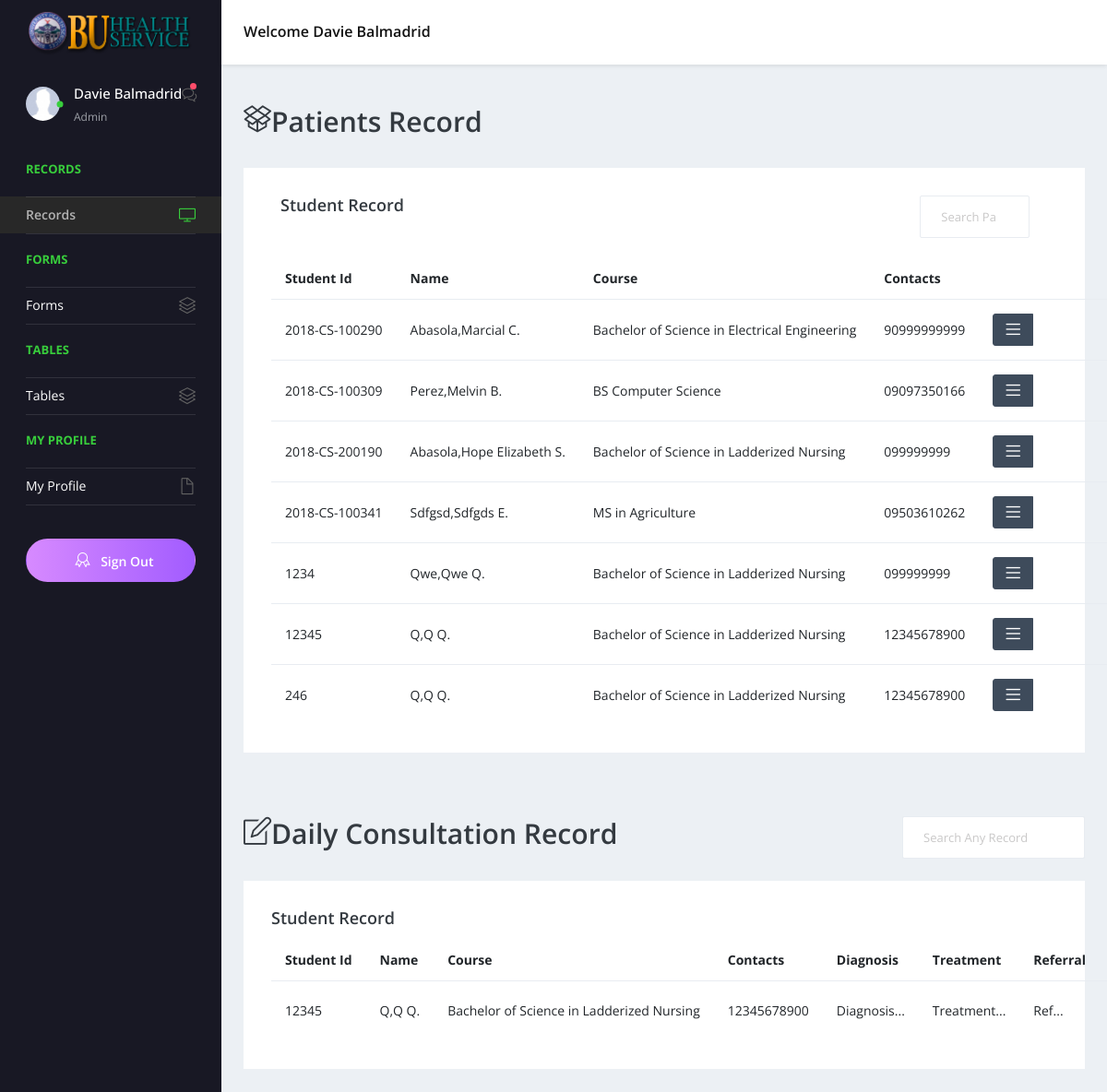
Page /index.php (signed in) on the earlier database version.
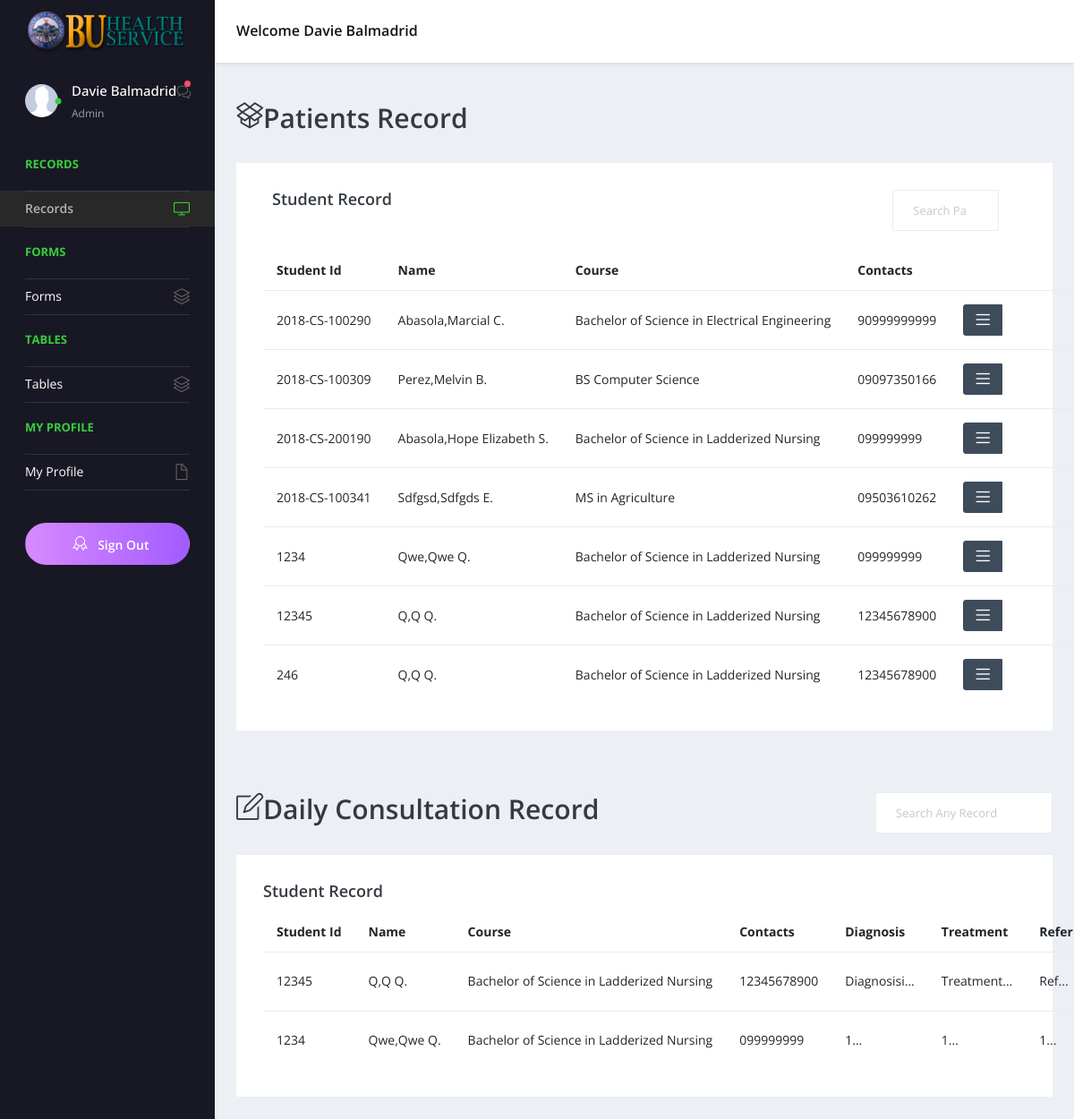
Same page on the later database version.
### tables this page shows
CREATE TABLE `tbl_patientinfo` (
  `ID` int(30) NOT NULL,
  `PatientID` varchar(20) NOT NULL,
  `Lname` varchar(30) NOT NULL,
  `Fname` varchar(30) NOT NULL,
  `Mname` varchar(30) NOT NULL,
  `Age` int(11) NOT NULL,
  `religion` varchar(20) NOT NULL,
  `Address` varchar(150) NOT NULL,
  `Region` varchar(60) NOT NULL,
  `Province` varchar(60) NOT NULL,
  `MuniCity` varchar(60) NOT NULL,
  `Brgy` varchar(30) NOT NULL,
  `Street` varchar(60) NOT NULL,
  `Birthdate` date NOT NULL,
  `Course` varchar(90) NOT NULL,
  `YearLevel` varchar(10) NOT NULL,
  `CollegeUnit` varchar(60) NOT NULL,
  `ContactNum` varchar(15) NOT NULL,
  `CivilStatus` varchar(10) NOT NULL,
  `Sex` varchar(6) NOT NULL,
  `Status` smallint(6) NOT NULL,
  `ModifiedDate` timestamp NOT NULL DEFAULT current_timestamp() ON UPDATE current_timestamp(),
  `CreatedDate` timestamp NOT NULL DEFAULT current_timestamp(),
  `ModifiedBy` varchar(30) NOT NULL,
  `CreatedBy` varchar(30) NOT NULL
);

CREATE TABLE `tbl_examinations` (
  `ID` int(30) NOT NULL,
  `PatientID` varchar(20) NOT NULL,
  `Temp` varchar(20) NOT NULL,
  `BP` varchar(10) NOT NULL,
  `Weight` varchar(10) NOT NULL,
  `Height` varchar(10) NOT NULL,
  `History` varchar(100) NOT NULL,
  `PhysiciansDirection` varchar(100) NOT NULL,
  `CreatedDate` timestamp NOT NULL DEFAULT current_timestamp(),
  `CreatedBy` varchar(45) NOT NULL
);

CREATE TABLE `tbl_diagnosis` (
  `ID` int(30) NOT NULL,
  `PatientID` varchar(20) NOT NULL,
  `Diagnosis` varchar(100) NOT NULL,
  `Complaints` varchar(100) NOT NULL,
  `Treatment` varchar(100) NOT NULL,
  `Referral` varchar(50) NOT NULL,
  `CreatedDate` timestamp NOT NULL DEFAULT current_timestamp(),
  `CreatedBy` varchar(45) NOT NULL
);

### index.php (the view, shortened to what the changed rows need)
<?php
    $conn = OpenCon();
?>
<!DOCTYPE html>
<html lang="en">
  <head>
    <link rel="stylesheet" href="vendors/simple-line-icons/css/simple-line-icons.css">
    <link rel="stylesheet" href="vendors/flag-icon-css/css/flag-icon.min.css">
    <link rel="stylesheet" href="vendors/css/vendor.bundle.base.css">
    <link rel="stylesheet" href="./vendors/daterangepicker/daterangepicker.css">
    <link rel="stylesheet" href="./vendors/chartist/chartist.min.css">
    <link rel="stylesheet" href="./css/style.css">
  </head>
  <body>
    <div class="container-scroller">
      <div class="container-fluid page-body-wrapper">
        <div class="main-panel">
          <div class="content-wrapper">
            <div class="page-header">
              <h2> Patients Record <i class="icon-social-dropbox float-left"></i></h2>
            </div>
            <div class="row">
              <div class="col-md-12 col-sm-12 grid-margin stretch-card">
                <div class="card">
                  <div class="card-body">
                    <br>
                    <table class="table table-hover">
                      <thead>
                        <tr>
                          <th class="font-weight-bold">Student Id</th>
                          <th class="font-weight-bold">Name</th>
                          <th class="font-weight-bold">Course</th>
                          <th class="font-weight-bold">Contacts</th>
                        </tr>
                      </thead>
                      <tbody id="myTable">
                      <?php
            $sql = "SELECT ID, PatientID, Lname, Fname, Mname, Age, Course, YearLevel, CollegeUnit, ContactNum, Sex, Status from tbl_patientinfo";
            $result = mysqli_query($conn,$sql);
            $rows = array();
            $ctr = 0;
            while($r = mysqli_fetch_assoc($result)){
              $rows[] = $r;
              if($rows[$ctr]['Status']=='1') {
                echo "<tr><td>".$rows[$ctr]['PatientID']."</td><td>".ucwords($rows[$ctr]["Lname"]).",".ucwords($rows[$ctr]["Fname"]).
                " ".ucwords(substr($rows[$ctr]["Mname"],0,1)).".</td><td>".$rows[$ctr]["Course"]."</td><td>".$rows[$ctr]["ContactNum"].
                "</td><td>". "<div class='btn-group'>
                <button type='button' class='btn btn-dark btn-sm' data-toggle='dropdown'><i class='icon-menu'></i></button>
                <div class='dropdown-menu'>
               <button id='patientID' value='".$rows[$ctr]['PatientID']. " type='button' onClick='viewstudentinfo(\"".$rows[$ctr]['PatientID']."\")' class='btn btn-primary w-100'>View<i class='icon-eye float-left'></i></button><br>
               <button id='patientID' value='".$rows[$ctr]['PatientID']. " type='button' onClick='editStudentInfo(\"".$rows[$ctr]['PatientID']."\")' class='btn btn-warning w-100'>Edit<i class='icon-pencil float-left'></i></button><br>
               <button type='button' class='btn btn-danger w-100' data-toggle='modal' data-target='#deletemodal'>Delete<i class='icon-trash float-left'></i></button>
                </div>
                </div>"."<td><td>"
                ."<td></tr>";
              }
              $ctr++;
              }
        ?>
                      </tbody>
                    </table>
                  </div>
                </div>
              </div>
            </div>
          </div>
          <div class="content-wrapper">
            <div class="page-header">
              <h2> Daily Consultation Record <i class="icon-note float-left"></i></h2>
            </div>
            <div class="row">
              <div class="col-md-12 col-sm-12 grid-margin stretch-card">
                <div class="card">
                  <div class="card-body">
                    <table class="table table-hover">
                      <thead>
                        <tr>
                          <th class="font-weight-bold">Student Id</th>
                          <th class="font-weight-bold">Name</th>
                          <th class="font-weight-bold">Course</th>
                          <th class="font-weight-bold">Contacts</th>
                          <th class="font-weight-bold">Diagnosis</th>
                          <th class="font-weight-bold">Treatment</th>
                          <th class="font-weight-bold">Referral</th>
                          <th class="font-weight-bold">Height</th>
                        </tr>
                      </thead>
                      <tbody id="myTable1">
                      <?php
            $sql = "SELECT * from tbl_patientinfo INNER JOIN tbl_diagnosis ON tbl_patientinfo.PatientID=tbl_diagnosis.PatientID INNER JOIN tbl_examinations ON tbl_patientinfo.PatientID=tbl_examinations.PatientID";
            $result = mysqli_query($conn,$sql);
            $rows = array();
            $ctr = 0;
            $temp="";
            while($r = mysqli_fetch_assoc($result)){
              $rows[] = $r;
         if($rows[$ctr]['PatientID']!=$temp)
                echo "<tr><td>".$rows[$ctr]['PatientID']."</td><td>".ucwords($rows[$ctr]["Lname"]).",".ucwords($rows[$ctr]["Fname"]).
                " ".ucwords(substr($rows[$ctr]["Mname"],0,1)).".</td><td>".$rows[$ctr]["Course"]."</td><td>".$rows[$ctr]["ContactNum"]."</td><td>".ucwords(substr($rows[$ctr]["Diagnosis"],0,10))."..."."</td><td>".ucwords(substr($rows[$ctr]["Treatment"],0,10))."..."."</td><td>".ucwords(substr($rows[$ctr]["Referral"],0,10))."..."."</td><td>".$rows[$ctr]["Height"]."</td><td>".$rows[$ctr]["Weight"]."</td><td>"."</td><td>". "<div class='btn-group'>
                <button type='button' class='btn btn-dark btn-sm' data-toggle='dropdown'><i class='icon-menu'></i></button>
                <div class='dropdown-menu'>
               <button id='patientID' value='".$rows[$ctr]['PatientID']. " type='button' onClick='viewstudentinfo(\"".$rows[$ctr]['PatientID']."\")' class='btn btn-primary w-100'>View<i class='icon-eye float-left'></i></button><br>
               <button id='patientID' value='".$rows[$ctr]['PatientID']. " type='button' onClick='editStudentInfo(\"".$rows[$ctr]['PatientID']."\")' class='btn btn-warning w-100'>Edit<i class='icon-pencil float-left'></i></button><br>
               <button type='button' class='btn btn-danger w-100' data-toggle='modal' data-target='#deletemodal'>Delete<i class='icon-trash float-left'></i></button>
                </div>
                </div>"."<td><td>"
                ."<td></tr>";
              $temp=$rows[$ctr]['PatientID'];
              $ctr++;
              }
        ?>
                      </tbody>
                    </table>
                  </div>
                </div>
              </div>
            </div>
      </div>
    </div>
  </body>
</html>

Differences in the rows shown:
now on one of the page's lists (row unchanged): tbl_patientinfo: tbl_examinations.PatientID "1234", Lname "Qwe", Fname "Qwe", Mname "Q", Course "Bachelor of Science in Ladderized Nursing", ContactNum "099999999", tbl_diagnosis.Diagnosis "1", tbl_diagnosis.Treatment "1", tbl_diagnosis.Referral "1"
changed through a linked row, tbl_patientinfo "Treatment": tbl_diagnosis.Diagnosis "Diagnosis" → "Diagnosisi"
